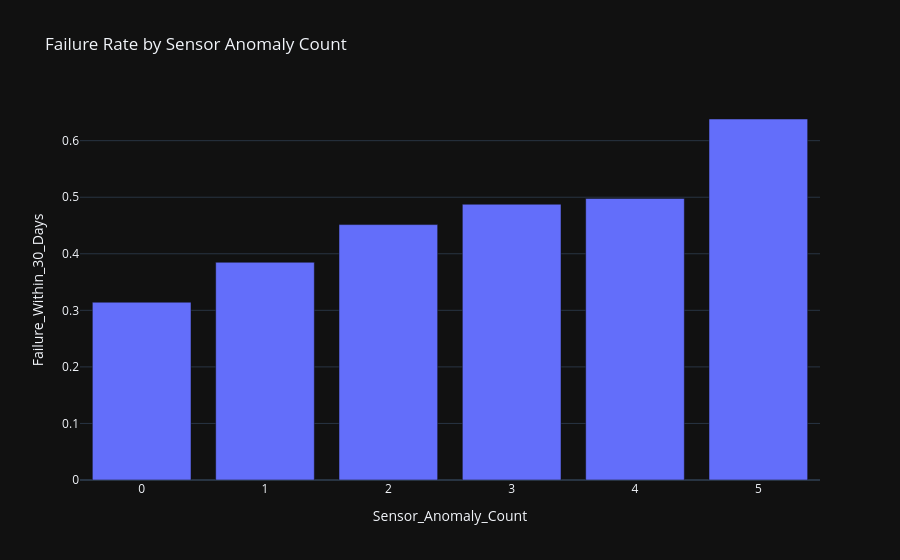

The cell this chart's notebook holds for it:
### Markdown cell above
## Sensor anomaly count vs failure

### Code cell
anomaly_fail = df_fe.groupby('Sensor_Anomaly_Count')['Failure_Within_30_Days'].mean().reset_index()
px.bar(anomaly_fail, x='Sensor_Anomaly_Count', y='Failure_Within_30_Days', title='Failure Rate by Sensor Anomaly Count')

### Figure 1 — Plotly figure (JSON) as saved in the notebook; plotly's stock layout.template omitted (floating-point values rounded to 4 significant figures)
{"data": [{"hovertemplate": "Sensor_Anomaly_Count=%{x}<br>Failure_Within_30_Days=%{y}<extra></extra>", "legendgroup": "", "marker": {"color": "#636efa", "pattern": {"shape": ""}}, "name": "", "orientation": "v", "showlegend": false, "textposition": "auto", "type": "bar", "x": [0, 1, 2, 3, 4, 5], "xaxis": "x", "y": [0.3144, 0.3849, 0.4516, 0.4876, 0.4979, 0.6383], "yaxis": "y"}], "layout": {"barmode": "relative", "legend": {"tracegroupgap": 0}, "title": {"text": "Failure Rate by Sensor Anomaly Count"}, "xaxis": {"anchor": "y", "domain": [0.0, 1.0], "title": {"text": "Sensor_Anomaly_Count"}}, "yaxis": {"anchor": "x", "domain": [0.0, 1.0], "title": {"text": "Failure_Within_30_Days"}}}}
